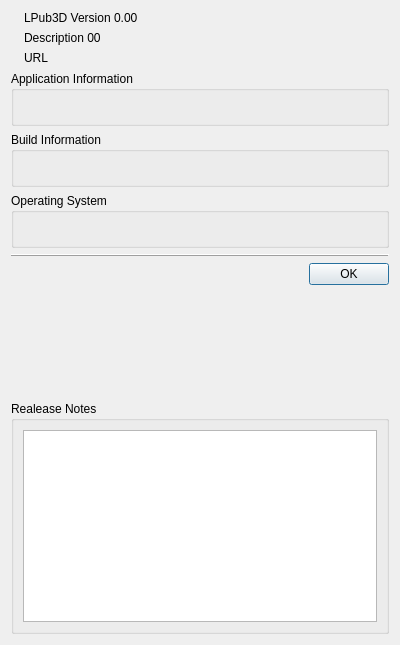
<?xml version="1.0" encoding="UTF-8"?>
<ui version="4.0">
 <class>AboutDialog</class>
 <widget class="QDialog" name="AboutDialog">
  <property name="geometry">
   <rect>
    <x>0</x>
    <y>0</y>
    <width>400</width>
    <height>645</height>
   </rect>
  </property>
  <property name="windowTitle">
   <string>About LPub3D</string>
  </property>
  <property name="sizeGripEnabled">
   <bool>false</bool>
  </property>
  <layout class="QVBoxLayout" name="verticalLayout">
   <item>
    <layout class="QVBoxLayout" name="verticalLayout_3">
     <item>
      <layout class="QHBoxLayout" name="horizontalLayout" stretch="0,1">
       <item>
        <widget class="QLabel" name="label">
         <property name="text">
          <string/>
         </property>
         <property name="pixmap">
          <pixmap resource="lpub.qrc">:/resources/LPub64.png</pixmap>
         </property>
         <property name="alignment">
          <set>Qt::AlignCenter</set>
         </property>
         <property name="margin">
          <number>5</number>
         </property>
        </widget>
       </item>
       <item>
        <layout class="QVBoxLayout" name="verticalLayout_2">
         <item>
          <widget class="QLabel" name="version">
           <property name="text">
            <string>LPub3D Version 0.00</string>
           </property>
          </widget>
         </item>
         <item>
          <widget class="QLabel" name="description">
           <property name="text">
            <string>Description 00</string>
           </property>
           <property name="wordWrap">
            <bool>true</bool>
           </property>
          </widget>
         </item>
         <item>
          <widget class="QLabel" name="url">
           <property name="text">
            <string>URL</string>
           </property>
           <property name="openExternalLinks">
            <bool>true</bool>
           </property>
          </widget>
         </item>
        </layout>
       </item>
      </layout>
     </item>
    </layout>
   </item>
   <item>
    <widget class="QGroupBox" name="appGroupBox">
     <property name="title">
      <string>Application Information</string>
     </property>
     <property name="flat">
      <bool>false</bool>
     </property>
     <layout class="QVBoxLayout" name="verticalLayout_4">
      <item>
       <widget class="QLabel" name="AppInfo">
        <property name="text">
         <string/>
        </property>
        <property name="textInteractionFlags">
         <set>Qt::LinksAccessibleByMouse|Qt::TextSelectableByMouse</set>
        </property>
       </widget>
      </item>
     </layout>
    </widget>
   </item>
   <item>
    <widget class="QGroupBox" name="buildGroupBox">
     <property name="title">
      <string>Build Information</string>
     </property>
     <layout class="QHBoxLayout" name="horizontalLayout_2">
      <item>
       <widget class="QLabel" name="BuildInfo">
        <property name="text">
         <string/>
        </property>
       </widget>
      </item>
     </layout>
    </widget>
   </item>
   <item>
    <widget class="QGroupBox" name="SysGroupBox">
     <property name="title">
      <string>Operating System</string>
     </property>
     <layout class="QHBoxLayout" name="horizontalLayout_3">
      <item>
       <widget class="QLabel" name="OsInfo">
        <property name="text">
         <string/>
        </property>
       </widget>
      </item>
     </layout>
    </widget>
   </item>
   <item>
    <widget class="QFrame" name="frame">
     <property name="frameShape">
      <enum>QFrame::HLine</enum>
     </property>
     <property name="frameShadow">
      <enum>QFrame::Raised</enum>
     </property>
    </widget>
   </item>
   <item>
    <widget class="QDialogButtonBox" name="buttonBox">
     <property name="orientation">
      <enum>Qt::Horizontal</enum>
     </property>
     <property name="standardButtons">
      <set>QDialogButtonBox::Ok</set>
     </property>
    </widget>
   </item>
   <item>
    <spacer name="verticalSpacer">
     <property name="orientation">
      <enum>Qt::Vertical</enum>
     </property>
     <property name="sizeHint" stdset="0">
      <size>
       <width>20</width>
       <height>0</height>
      </size>
     </property>
    </spacer>
   </item>
   <item>
    <widget class="QGroupBox" name="contentGroupBox">
     <property name="title">
      <string>Realease Notes</string>
     </property>
     <layout class="QVBoxLayout" name="verticalLayout_5">
      <item>
       <widget class="QPlainTextEdit" name="contentEdit">
        <property name="baseSize">
         <size>
          <width>0</width>
          <height>0</height>
         </size>
        </property>
        <property name="acceptDrops">
         <bool>false</bool>
        </property>
        <property name="documentTitle">
         <string>Readme</string>
        </property>
        <property name="undoRedoEnabled">
         <bool>false</bool>
        </property>
        <property name="lineWrapMode">
         <enum>QPlainTextEdit::NoWrap</enum>
        </property>
        <property name="readOnly">
         <bool>true</bool>
        </property>
       </widget>
      </item>
     </layout>
    </widget>
   </item>
  </layout>
 </widget>
 <resources>
  <include location="lpub.qrc"/>
 </resources>
 <connections>
  <connection>
   <sender>buttonBox</sender>
   <signal>accepted()</signal>
   <receiver>AboutDialog</receiver>
   <slot>accept()</slot>
   <hints>
    <hint type="sourcelabel">
     <x>259</x>
     <y>368</y>
    </hint>
    <hint type="destinationlabel">
     <x>157</x>
     <y>274</y>
    </hint>
   </hints>
  </connection>
  <connection>
   <sender>buttonBox</sender>
   <signal>rejected()</signal>
   <receiver>AboutDialog</receiver>
   <slot>reject()</slot>
   <hints>
    <hint type="sourcelabel">
     <x>327</x>
     <y>368</y>
    </hint>
    <hint type="destinationlabel">
     <x>286</x>
     <y>274</y>
    </hint>
   </hints>
  </connection>
 </connections>
</ui>
